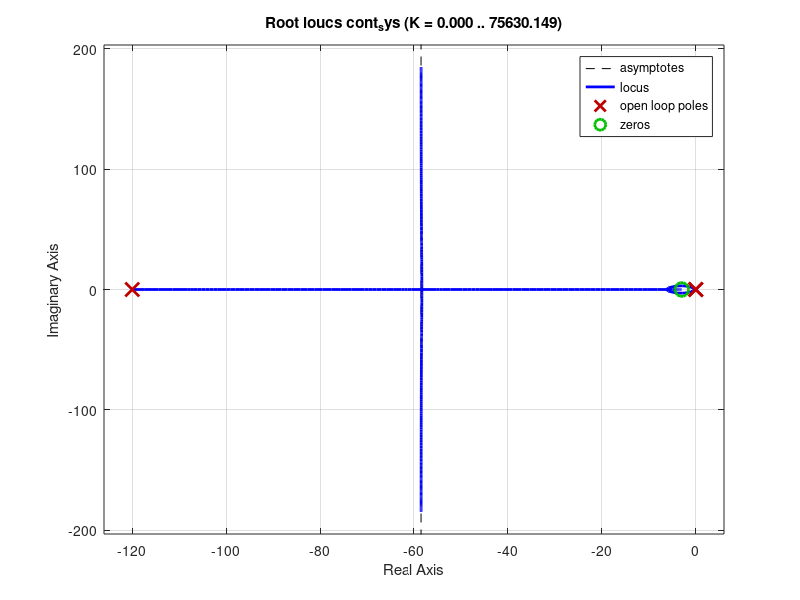

Write MATLAB code to recreate this figure.
clc
clear 
clf

%% System Parameters
J = 2;
sys = tf(1, [J 0 0])
cont = zpk(-3, -120, 1)
cont_sys = cont*sys
rlocus(cont_sys)